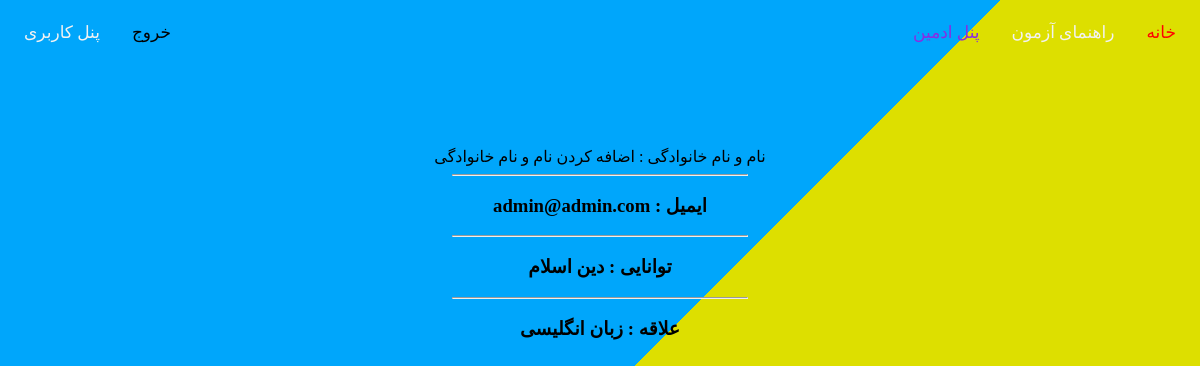
The app's page /user_pannel (signed in), older data.
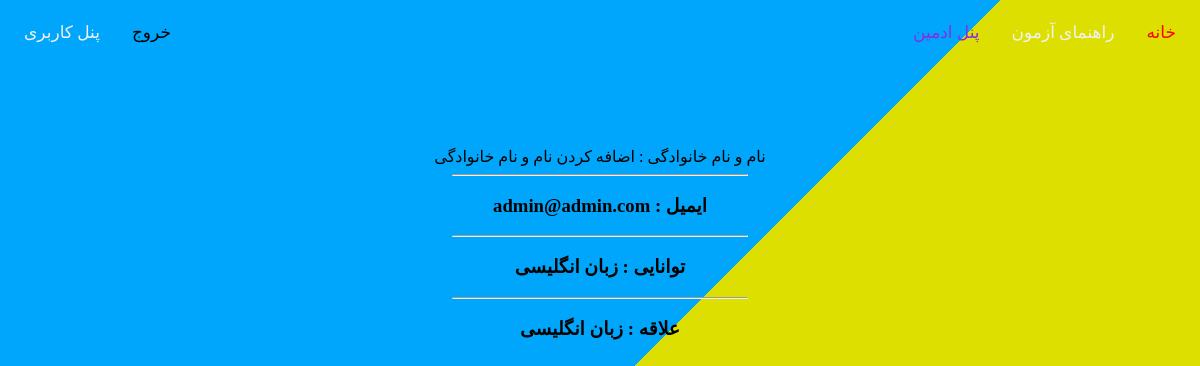
The same page, newer data.
### user_App/models.py (models this page shows, shortened)
class PersonModel(models.Model):
    user = models.OneToOneField(
        User,
        on_delete=models.CASCADE,
        related_name="user_person",
        verbose_name="کاربر"
    )
    ability = models.CharField(max_length=300, null=True, blank=True, verbose_name="توانایی های کاربر")
    favorite = models.CharField(max_length=300, null=True, blank=True, verbose_name="علاقه های کاربر")
    review = models.CharField(max_length=300, null=True, blank=True, verbose_name="ارزیابی کلی")
    class Meta:
        verbose_name = "بررسی شخصیتی"
        verbose_name_plural = "بررسی های شخصیت ها"

### user_App/views.py (the view)
# urls.py: path("user_pannel", views.UserPannelView.as_view(), name="user-pannel")
class UserPannelView(View):
    def get(self, request: HttpRequest):
        if request.user.id != None:
            user: User = User.objects.filter(email__iexact=request.user.email).first()
            person_model: PersonModel = PersonModel.objects.filter(user_id__exact=request.user.id).first()
            context = {
                "user":user,
                "person_model":person_model
            }
            return render(request, "user/user_pannel.html", context)
        else:
            login_form = RegisterForm()
            context = {
                "login_form": login_form
            }
            return render(request, "user/login.html", context)

### templates/user/user_pannel.html (shortened to what this page needs)
{% extends "shared/blank.html" %}
{% block content %}
    <br><br><br><br><br>
    {% if user.first_name == "" %}
        <div class="txt-userpannel"><a href="#"> نام و نام خانوادگی : اضافه کردن نام و نام خانوادگی</a></div>
        <hr class="hr-userpannel">
    {% else %}
        <h3 class="txt-userpannel">{{ user.first_name }} {{ user.last_name }}</h3>
        <hr class="hr-userpannel">
    {% endif %}
    <h3 class="txt-userpannel">{{ user.email }} : ایمیل </h3>
    {% if person_model.ability != None %}
        <hr class="hr-userpannel">
        <h3 class="txt-userpannel">توانایی :  {{ person_model.ability }}</h3>
    {% endif %}
    {% if person_model.favorite != None %}
         <hr class="hr-userpannel">
        <h3 class="txt-userpannel"> علاقه : {{ person_model.favorite }}</h3>
    {% endif %}
{% endblock %}

### templates/shared/blank.html (shortened to what this page needs)
<!DOCTYPE html>
<html lang="en">
<head>
    <link rel="stylesheet" href="/static/css/style.css">
</head>
<body>
    <div class="topnav">
        <a class="active" href="{% url "home-page" %}">خانه</a>
        <a class="" href="{% url "test-guide" %}">راهنمای آزمون</a>
        {% if request.user.is_authenticated %}
            {% if request.user.is_superuser %}
                <a class="admin" href="/admin"> پنل ادمین</a>
            {% endif %}
            <a class="split" href="{% url "user-pannel" %}"> پنل کاربری</a>
            <a class="split logout" href="{% url 'logout-page' %}">خروج</a>
        {% else %}
            <a class="split" href="{% url "register" %}">ثبت نام</a>
            <a class="split" href="#">/</a>
            <a class="split" href="{% url "login-page" %}">ورود</a>
        {% endif %}
    </div>
    {% block content %}{% endblock %}
</body>
</html>

### static/css/style.css (style rules this page uses)
html { font-size: 100%; font-family: "Vazir"; }
.topnav { overflow: hidden; }
.topnav a { float: right; color: #f2f2f2; text-align: center; padding: 14px 16px; text-decoration: none; font-size: 17px; }
.topnav a.active { color: red; }
.topnav a.split { float: left; }
.topnav a.logout { color: black; }
.topnav a.admin { color: blueviolet; }
* { font-family: Vazir;box-sizing: border-box; }
body { background: linear-gradient(135deg, #00a6fb 50%, #dddf00 50%) 100%/cover no-repeat fixed; }
:root { --color: #000000; }
html { scroll-behavior: smooth; }
a { text-decoration: none; color: var(--color); }
.txt-userpannel { text-align: center; }
.hr-userpannel { width: 25%; }

Row changes from the older to the newer data that the page shows:
removed PersonModel: ability "دین اسلام", favorite "زبان انگلیسی"
added PersonModel: ability "زبان انگلیسی", favorite "زبان انگلیسی"
